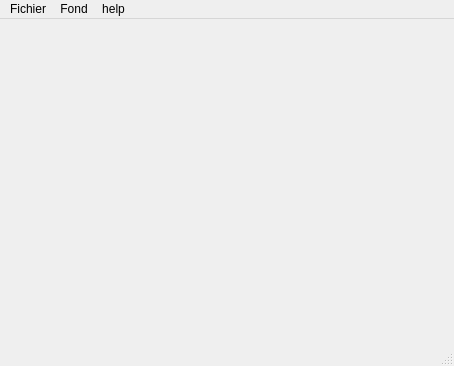
<?xml version="1.0" encoding="UTF-8"?>
<ui version="4.0">
 <class>taquin</class>
 <widget class="QMainWindow" name="taquin">
  <property name="geometry">
   <rect>
    <x>0</x>
    <y>0</y>
    <width>454</width>
    <height>366</height>
   </rect>
  </property>
  <property name="windowTitle">
   <string>taquin</string>
  </property>
  <widget class="QWidget" name="centralwidget"/>
  <widget class="QMenuBar" name="menubar">
   <property name="geometry">
    <rect>
     <x>0</x>
     <y>0</y>
     <width>454</width>
     <height>30</height>
    </rect>
   </property>
   <widget class="QMenu" name="menuFichier">
    <property name="title">
     <string>Fichier</string>
    </property>
    <addaction name="NouvelPartie"/>
    <addaction name="Charger"/>
    <addaction name="Sauvegarder"/>
    <addaction name="separator"/>
    <addaction name="Quitter"/>
   </widget>
   <widget class="QMenu" name="menuFond">
    <property name="title">
     <string>Fond</string>
    </property>
    <addaction name="Original"/>
    <addaction name="Foret"/>
    <addaction name="Arbre"/>
    <addaction name="Reseau"/>
   </widget>
   <widget class="QMenu" name="menuhelp">
    <property name="title">
     <string>help</string>
    </property>
    <addaction name="infoQt"/>
    <addaction name="InfoTaquin"/>
   </widget>
   <addaction name="menuFichier"/>
   <addaction name="menuFond"/>
   <addaction name="menuhelp"/>
  </widget>
  <widget class="QStatusBar" name="statusbar"/>
  <action name="infoQt">
   <property name="text">
    <string>A propos de Qt</string>
   </property>
  </action>
  <action name="InfoTaquin">
   <property name="text">
    <string>A propos de Taquin</string>
   </property>
  </action>
  <action name="Original">
   <property name="text">
    <string>Original</string>
   </property>
  </action>
  <action name="NouvelPartie">
   <property name="text">
    <string>Nouvel partie</string>
   </property>
   <property name="shortcut">
    <string>Ctrl+N</string>
   </property>
  </action>
  <action name="Charger">
   <property name="text">
    <string>Charger</string>
   </property>
   <property name="shortcut">
    <string>Ctrl+O</string>
   </property>
  </action>
  <action name="Sauvegarder">
   <property name="text">
    <string>Sauvegarder</string>
   </property>
   <property name="shortcut">
    <string>Ctrl+S</string>
   </property>
  </action>
  <action name="Quitter">
   <property name="text">
    <string>Quitter</string>
   </property>
   <property name="shortcut">
    <string>Ctrl+Q</string>
   </property>
  </action>
  <action name="Foret">
   <property name="text">
    <string>Foret</string>
   </property>
  </action>
  <action name="Arbre">
   <property name="text">
    <string>Arbre</string>
   </property>
  </action>
  <action name="Reseau">
   <property name="text">
    <string>Reseau</string>
   </property>
  </action>
 </widget>
 <resources/>
 <connections/>
</ui>
